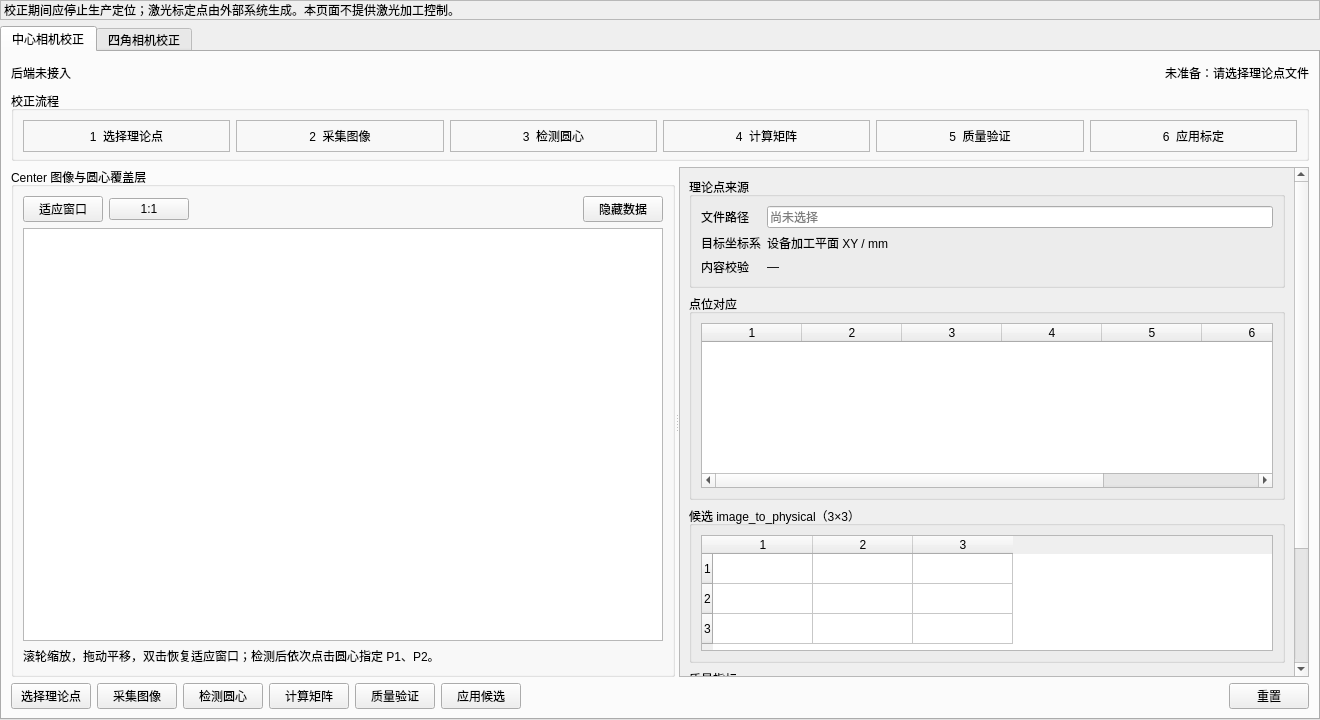
<?xml version="1.0" encoding="UTF-8"?>
<ui version="4.0">
 <class>CalibrationWorkspace</class>
 <widget class="QWidget" name="CalibrationWorkspace">
  <property name="geometry"><rect><x>0</x><y>0</y><width>1320</width><height>720</height></rect></property>
  <layout class="QVBoxLayout" name="workspaceLayout">
   <property name="leftMargin"><number>0</number></property>
   <property name="topMargin"><number>0</number></property>
   <property name="rightMargin"><number>0</number></property>
   <property name="bottomMargin"><number>0</number></property>
   <item>
    <widget class="QLabel" name="maintenanceHintLabel">
     <property name="text"><string>校正期间应停止生产定位；激光标定点由外部系统生成。本页面不提供激光加工控制。</string></property>
     <property name="wordWrap"><bool>true</bool></property>
     <property name="margin"><number>6</number></property>
     <property name="frameShape"><enum>QFrame::StyledPanel</enum></property>
     <property name="sizePolicy"><sizepolicy hsizetype="Preferred" vsizetype="Fixed"><horstretch>0</horstretch><verstretch>0</verstretch></sizepolicy></property>
     <property name="maximumSize"><size><width>16777215</width><height>42</height></size></property>
    </widget>
   </item>
   <item>
    <widget class="QTabWidget" name="calibrationModeTabs">
     <property name="currentIndex"><number>0</number></property>
     <widget class="QWidget" name="centerCalibrationPage">
      <attribute name="title"><string>中心相机校正</string></attribute>
      <layout class="QVBoxLayout" name="centerPageLayout">
       <item>
        <layout class="QHBoxLayout" name="centerStateLayout">
         <item><widget class="QLabel" name="centerBackendStateLabel"><property name="text"><string>后端未接入</string></property><property name="maximumSize"><size><width>16777215</width><height>24</height></size></property></widget></item>
         <item><spacer name="centerStateSpacer"><property name="orientation"><enum>Qt::Horizontal</enum></property><property name="sizeHint" stdset="0"><size><width>40</width><height>20</height></size></property></spacer></item>
         <item><widget class="QLabel" name="centerPageStateLabel"><property name="text"><string>未准备：请选择理论点文件</string></property><property name="alignment"><set>Qt::AlignRight|Qt::AlignTrailing|Qt::AlignVCenter</set></property><property name="maximumSize"><size><width>16777215</width><height>24</height></size></property></widget></item>
        </layout>
       </item>
       <item>
        <widget class="QGroupBox" name="centerFlowGroupBox">
         <property name="title"><string>校正流程</string></property>
         <property name="sizePolicy"><sizepolicy hsizetype="Preferred" vsizetype="Fixed"><horstretch>0</horstretch><verstretch>0</verstretch></sizepolicy></property>
         <property name="maximumSize"><size><width>16777215</width><height>70</height></size></property>
         <layout class="QHBoxLayout" name="centerFlowLayout">
          <item><widget class="QLabel" name="centerStep1Label"><property name="text"><string>1  选择理论点</string></property><property name="alignment"><set>Qt::AlignCenter</set></property><property name="frameShape"><enum>QFrame::StyledPanel</enum></property><property name="minimumSize"><size><width>110</width><height>32</height></size></property></widget></item>
          <item><widget class="QLabel" name="centerStep2Label"><property name="text"><string>2  采集图像</string></property><property name="alignment"><set>Qt::AlignCenter</set></property><property name="frameShape"><enum>QFrame::StyledPanel</enum></property><property name="minimumSize"><size><width>100</width><height>32</height></size></property></widget></item>
          <item><widget class="QLabel" name="centerStep3Label"><property name="text"><string>3  检测圆心</string></property><property name="alignment"><set>Qt::AlignCenter</set></property><property name="frameShape"><enum>QFrame::StyledPanel</enum></property><property name="minimumSize"><size><width>100</width><height>32</height></size></property></widget></item>
          <item><widget class="QLabel" name="centerStep4Label"><property name="text"><string>4  计算矩阵</string></property><property name="alignment"><set>Qt::AlignCenter</set></property><property name="frameShape"><enum>QFrame::StyledPanel</enum></property><property name="minimumSize"><size><width>100</width><height>32</height></size></property></widget></item>
          <item><widget class="QLabel" name="centerStep5Label"><property name="text"><string>5  质量验证</string></property><property name="alignment"><set>Qt::AlignCenter</set></property><property name="frameShape"><enum>QFrame::StyledPanel</enum></property><property name="minimumSize"><size><width>100</width><height>32</height></size></property></widget></item>
          <item><widget class="QLabel" name="centerStep6Label"><property name="text"><string>6  应用标定</string></property><property name="alignment"><set>Qt::AlignCenter</set></property><property name="frameShape"><enum>QFrame::StyledPanel</enum></property><property name="minimumSize"><size><width>100</width><height>32</height></size></property></widget></item>
         </layout>
        </widget>
       </item>
       <item>
        <widget class="QSplitter" name="centerCalibrationSplitter">
         <property name="orientation"><enum>Qt::Horizontal</enum></property>
         <widget class="QGroupBox" name="centerImageGroupBox">
          <property name="title"><string>Center 图像与圆心覆盖层</string></property>
          <property name="minimumSize"><size><width>520</width><height>0</height></size></property>
          <layout class="QVBoxLayout" name="centerImageLayout">
           <item>
            <layout class="QHBoxLayout" name="centerImageToolsLayout">
             <item><widget class="QPushButton" name="centerFitImageButton"><property name="text"><string>适应窗口</string></property></widget></item>
             <item><widget class="QPushButton" name="centerActualPixelsButton"><property name="text"><string>1:1</string></property></widget></item>
             <item><spacer name="centerImageToolsSpacer"><property name="orientation"><enum>Qt::Horizontal</enum></property><property name="sizeHint" stdset="0"><size><width>40</width><height>20</height></size></property></spacer></item>
             <item><widget class="QPushButton" name="centerToggleDataButton"><property name="text"><string>隐藏数据</string></property></widget></item>
            </layout>
           </item>
           <item><widget class="vision::app::CalibrationImageView" name="centerCalibrationImageView"/></item>
           <item><widget class="QLabel" name="centerImageHintLabel"><property name="text"><string>滚轮缩放，拖动平移，双击恢复适应窗口；检测后依次点击圆心指定 P1、P2。</string></property><property name="wordWrap"><bool>true</bool></property></widget></item>
          </layout>
         </widget>
         <widget class="QScrollArea" name="centerDataScrollArea">
          <property name="widgetResizable"><bool>true</bool></property>
          <property name="minimumSize"><size><width>360</width><height>0</height></size></property>
          <property name="sizeAdjustPolicy"><enum>QAbstractScrollArea::AdjustIgnored</enum></property>
          <widget class="QWidget" name="centerDataScrollContent">
           <property name="geometry"><rect><x>0</x><y>0</y><width>425</width><height>670</height></rect></property>
           <layout class="QVBoxLayout" name="centerDataLayout">
            <item>
             <widget class="QGroupBox" name="centerPointSourceGroupBox">
              <property name="title"><string>理论点来源</string></property>
              <layout class="QFormLayout" name="centerPointSourceForm">
               <item row="0" column="0"><widget class="QLabel" name="centerPointPathCaption"><property name="text"><string>文件路径</string></property></widget></item>
               <item row="0" column="1"><widget class="QLineEdit" name="centerPointPathLineEdit"><property name="readOnly"><bool>true</bool></property><property name="placeholderText"><string>尚未选择</string></property></widget></item>
               <item row="1" column="0"><widget class="QLabel" name="centerCoordinateSystemCaption"><property name="text"><string>目标坐标系</string></property></widget></item>
               <item row="1" column="1"><widget class="QLabel" name="centerCoordinateSystemValue"><property name="text"><string>设备加工平面 XY / mm</string></property></widget></item>
               <item row="2" column="0"><widget class="QLabel" name="centerPointValidationCaption"><property name="text"><string>内容校验</string></property></widget></item>
               <item row="2" column="1"><widget class="QLabel" name="centerPointValidationValue"><property name="text"><string>—</string></property></widget></item>
              </layout>
             </widget>
            </item>
            <item>
             <widget class="QGroupBox" name="centerPointTableGroupBox">
              <property name="title"><string>点位对应</string></property>
              <layout class="QVBoxLayout" name="centerPointTableLayout">
               <item><widget class="QTableWidget" name="centerPointTable"><property name="columnCount"><number>7</number></property><property name="rowCount"><number>0</number></property><property name="minimumSize"><size><width>0</width><height>165</height></size></property></widget></item>
              </layout>
             </widget>
            </item>
            <item>
             <widget class="QGroupBox" name="centerMatrixGroupBox">
              <property name="title"><string>候选 image_to_physical（3×3）</string></property>
              <layout class="QVBoxLayout" name="centerMatrixLayout">
               <item><widget class="QTableWidget" name="centerMatrixTable"><property name="columnCount"><number>3</number></property><property name="rowCount"><number>3</number></property><property name="minimumSize"><size><width>0</width><height>116</height></size></property><property name="maximumSize"><size><width>16777215</width><height>116</height></size></property></widget></item>
              </layout>
             </widget>
            </item>
            <item>
             <widget class="QGroupBox" name="centerQualityGroupBox">
              <property name="title"><string>质量指标</string></property>
              <layout class="QFormLayout" name="centerQualityForm">
               <item row="0" column="0"><widget class="QLabel" name="centerDetectedPointsCaption"><property name="text"><string>检测点数</string></property></widget></item><item row="0" column="1"><widget class="QLabel" name="centerDetectedPointsValue"><property name="text"><string>—</string></property></widget></item>
               <item row="1" column="0"><widget class="QLabel" name="centerRmsCaption"><property name="text"><string>RMS 误差</string></property></widget></item><item row="1" column="1"><widget class="QLabel" name="centerRmsValue"><property name="text"><string>—</string></property></widget></item>
               <item row="2" column="0"><widget class="QLabel" name="centerMaximumResidualCaption"><property name="text"><string>最大误差</string></property></widget></item><item row="2" column="1"><widget class="QLabel" name="centerMaximumResidualValue"><property name="text"><string>—</string></property></widget></item>
               <item row="3" column="0"><widget class="QLabel" name="centerValidationPointsCaption"><property name="text"><string>采用点数</string></property></widget></item><item row="3" column="1"><widget class="QLabel" name="centerValidationPointsValue"><property name="text"><string>—</string></property></widget></item>
               <item row="4" column="0"><widget class="QLabel" name="centerValidationResultCaption"><property name="text"><string>质量结论</string></property></widget></item><item row="4" column="1"><widget class="QLabel" name="centerValidationResultValue"><property name="text"><string>—</string></property></widget></item>
              </layout>
             </widget>
            </item>
            <item><spacer name="centerDataSpacer"><property name="orientation"><enum>Qt::Vertical</enum></property><property name="sizeHint" stdset="0"><size><width>20</width><height>20</height></size></property></spacer></item>
           </layout>
          </widget>
         </widget>
        </widget>
       </item>
       <item>
        <layout class="QHBoxLayout" name="centerActionsLayout">
         <item><widget class="QPushButton" name="centerChoosePointsButton"><property name="text"><string>选择理论点</string></property></widget></item>
         <item><widget class="QPushButton" name="centerCaptureButton"><property name="text"><string>采集图像</string></property></widget></item>
         <item><widget class="QPushButton" name="centerDetectButton"><property name="text"><string>检测圆心</string></property></widget></item>
         <item><widget class="QPushButton" name="centerSolveButton"><property name="text"><string>计算矩阵</string></property></widget></item>
         <item><widget class="QPushButton" name="centerVerifyButton"><property name="text"><string>质量验证</string></property></widget></item>
         <item><widget class="QPushButton" name="centerApplyButton"><property name="text"><string>应用候选</string></property></widget></item>
         <item><spacer name="centerActionSpacer"><property name="orientation"><enum>Qt::Horizontal</enum></property><property name="sizeHint" stdset="0"><size><width>40</width><height>20</height></size></property></spacer></item>
         <item><widget class="QPushButton" name="centerResetButton"><property name="text"><string>重置</string></property></widget></item>
        </layout>
       </item>
      </layout>
     </widget>

     <widget class="QWidget" name="cornerCalibrationPage">
      <attribute name="title"><string>四角相机校正</string></attribute>
      <layout class="QVBoxLayout" name="cornerPageLayout">
       <item>
        <layout class="QHBoxLayout" name="cornerStateLayout">
         <item><widget class="QLabel" name="cornerBackendStateLabel"><property name="text"><string>后端未接入</string></property><property name="maximumSize"><size><width>16777215</width><height>24</height></size></property></widget></item>
         <item><spacer name="cornerStateSpacer"><property name="orientation"><enum>Qt::Horizontal</enum></property><property name="sizeHint" stdset="0"><size><width>40</width><height>20</height></size></property></spacer></item>
         <item><widget class="QLabel" name="cornerPageStateLabel"><property name="text"><string>未准备：请选择理论点文件</string></property><property name="alignment"><set>Qt::AlignRight|Qt::AlignTrailing|Qt::AlignVCenter</set></property><property name="maximumSize"><size><width>16777215</width><height>24</height></size></property></widget></item>
        </layout>
       </item>
       <item>
        <widget class="QGroupBox" name="cornerFlowGroupBox">
         <property name="title"><string>校正流程</string></property>
         <property name="sizePolicy"><sizepolicy hsizetype="Preferred" vsizetype="Fixed"><horstretch>0</horstretch><verstretch>0</verstretch></sizepolicy></property>
         <property name="maximumSize"><size><width>16777215</width><height>70</height></size></property>
         <layout class="QHBoxLayout" name="cornerFlowLayout">
          <item><widget class="QLabel" name="cornerStep1Label"><property name="text"><string>1  选择理论点</string></property><property name="alignment"><set>Qt::AlignCenter</set></property><property name="frameShape"><enum>QFrame::StyledPanel</enum></property><property name="minimumSize"><size><width>110</width><height>32</height></size></property></widget></item>
          <item><widget class="QLabel" name="cornerStep2Label"><property name="text"><string>2  四路采集</string></property><property name="alignment"><set>Qt::AlignCenter</set></property><property name="frameShape"><enum>QFrame::StyledPanel</enum></property><property name="minimumSize"><size><width>100</width><height>32</height></size></property></widget></item>
          <item><widget class="QLabel" name="cornerStep3Label"><property name="text"><string>3  检测圆心</string></property><property name="alignment"><set>Qt::AlignCenter</set></property><property name="frameShape"><enum>QFrame::StyledPanel</enum></property><property name="minimumSize"><size><width>100</width><height>32</height></size></property></widget></item>
          <item><widget class="QLabel" name="cornerStep4Label"><property name="text"><string>4  计算四矩阵</string></property><property name="alignment"><set>Qt::AlignCenter</set></property><property name="frameShape"><enum>QFrame::StyledPanel</enum></property><property name="minimumSize"><size><width>110</width><height>32</height></size></property></widget></item>
          <item><widget class="QLabel" name="cornerStep5Label"><property name="text"><string>5  质量验证</string></property><property name="alignment"><set>Qt::AlignCenter</set></property><property name="frameShape"><enum>QFrame::StyledPanel</enum></property><property name="minimumSize"><size><width>110</width><height>32</height></size></property></widget></item>
          <item><widget class="QLabel" name="cornerStep6Label"><property name="text"><string>6  原子应用</string></property><property name="alignment"><set>Qt::AlignCenter</set></property><property name="frameShape"><enum>QFrame::StyledPanel</enum></property><property name="minimumSize"><size><width>100</width><height>32</height></size></property></widget></item>
         </layout>
        </widget>
       </item>
       <item>
        <widget class="QSplitter" name="cornerCalibrationSplitter">
         <property name="orientation"><enum>Qt::Horizontal</enum></property>
         <widget class="QWidget" name="cornerImagePanel">
          <property name="minimumSize"><size><width>620</width><height>0</height></size></property>
          <layout class="QVBoxLayout" name="cornerImagePanelLayout">
           <item>
            <layout class="QHBoxLayout" name="cornerImageToolsLayout">
             <item><widget class="QPushButton" name="cornerFitImagesButton"><property name="text"><string>全部适应</string></property></widget></item>
             <item><widget class="QPushButton" name="cornerActualPixelsButton"><property name="text"><string>全部 1:1</string></property></widget></item>
             <item><spacer name="cornerImageToolsSpacer"><property name="orientation"><enum>Qt::Horizontal</enum></property><property name="sizeHint" stdset="0"><size><width>40</width><height>20</height></size></property></spacer></item>
             <item><widget class="QPushButton" name="cornerToggleDataButton"><property name="text"><string>隐藏数据</string></property></widget></item>
            </layout>
           </item>
           <item>
            <layout class="QGridLayout" name="cornerImageGrid">
           <item row="0" column="0">
            <widget class="QGroupBox" name="topLeftCalibrationGroupBox">
             <property name="title"><string>TopLeft</string></property>
             <layout class="QVBoxLayout" name="topLeftCalibrationLayout">
              <item><widget class="vision::app::CalibrationImageView" name="topLeftCalibrationImageView"/></item>
              <item><layout class="QHBoxLayout" name="topLeftInfoLayout"><item><widget class="QLabel" name="topLeftSerialLabel"><property name="text"><string>序列号：—</string></property></widget></item><item><spacer name="topLeftInfoSpacer"><property name="orientation"><enum>Qt::Horizontal</enum></property><property name="sizeHint" stdset="0"><size><width>20</width><height>10</height></size></property></spacer></item><item><widget class="QLabel" name="topLeftPointCountLabel"><property name="text"><string>点数：—</string></property></widget></item></layout></item>
             </layout>
            </widget>
           </item>
           <item row="0" column="1">
            <widget class="QGroupBox" name="topRightCalibrationGroupBox">
             <property name="title"><string>TopRight</string></property>
             <layout class="QVBoxLayout" name="topRightCalibrationLayout">
              <item><widget class="vision::app::CalibrationImageView" name="topRightCalibrationImageView"/></item>
              <item><layout class="QHBoxLayout" name="topRightInfoLayout"><item><widget class="QLabel" name="topRightSerialLabel"><property name="text"><string>序列号：—</string></property></widget></item><item><spacer name="topRightInfoSpacer"><property name="orientation"><enum>Qt::Horizontal</enum></property><property name="sizeHint" stdset="0"><size><width>20</width><height>10</height></size></property></spacer></item><item><widget class="QLabel" name="topRightPointCountLabel"><property name="text"><string>点数：—</string></property></widget></item></layout></item>
             </layout>
            </widget>
           </item>
           <item row="1" column="0">
            <widget class="QGroupBox" name="bottomLeftCalibrationGroupBox">
             <property name="title"><string>BottomLeft</string></property>
             <layout class="QVBoxLayout" name="bottomLeftCalibrationLayout">
              <item><widget class="vision::app::CalibrationImageView" name="bottomLeftCalibrationImageView"/></item>
              <item><layout class="QHBoxLayout" name="bottomLeftInfoLayout"><item><widget class="QLabel" name="bottomLeftSerialLabel"><property name="text"><string>序列号：—</string></property></widget></item><item><spacer name="bottomLeftInfoSpacer"><property name="orientation"><enum>Qt::Horizontal</enum></property><property name="sizeHint" stdset="0"><size><width>20</width><height>10</height></size></property></spacer></item><item><widget class="QLabel" name="bottomLeftPointCountLabel"><property name="text"><string>点数：—</string></property></widget></item></layout></item>
             </layout>
            </widget>
           </item>
           <item row="1" column="1">
            <widget class="QGroupBox" name="bottomRightCalibrationGroupBox">
             <property name="title"><string>BottomRight</string></property>
             <layout class="QVBoxLayout" name="bottomRightCalibrationLayout">
              <item><widget class="vision::app::CalibrationImageView" name="bottomRightCalibrationImageView"/></item>
              <item><layout class="QHBoxLayout" name="bottomRightInfoLayout"><item><widget class="QLabel" name="bottomRightSerialLabel"><property name="text"><string>序列号：—</string></property></widget></item><item><spacer name="bottomRightInfoSpacer"><property name="orientation"><enum>Qt::Horizontal</enum></property><property name="sizeHint" stdset="0"><size><width>20</width><height>10</height></size></property></spacer></item><item><widget class="QLabel" name="bottomRightPointCountLabel"><property name="text"><string>点数：—</string></property></widget></item></layout></item>
             </layout>
            </widget>
           </item>
            </layout>
           </item>
          </layout>
         </widget>
         <widget class="QScrollArea" name="cornerDataScrollArea">
          <property name="widgetResizable"><bool>true</bool></property>
          <property name="minimumSize"><size><width>370</width><height>0</height></size></property>
          <property name="sizeAdjustPolicy"><enum>QAbstractScrollArea::AdjustIgnored</enum></property>
          <widget class="QWidget" name="cornerDataScrollContent">
           <property name="geometry"><rect><x>0</x><y>0</y><width>425</width><height>720</height></rect></property>
           <layout class="QVBoxLayout" name="cornerDataLayout">
            <item>
             <widget class="QGroupBox" name="cornerPointSourceGroupBox">
              <property name="title"><string>各相机理论点文件</string></property>
              <layout class="QFormLayout" name="cornerPointSourceForm">
               <item row="0" column="0"><widget class="QLabel" name="topLeftPointPathCaption"><property name="text"><string>TopLeft</string></property></widget></item>
               <item row="0" column="1"><layout class="QHBoxLayout" name="topLeftPointPathLayout"><item><widget class="QLineEdit" name="cornerPointPathLineEdit"><property name="readOnly"><bool>true</bool></property><property name="placeholderText"><string>尚未选择</string></property></widget></item><item><widget class="QPushButton" name="topLeftChoosePointsButton"><property name="text"><string>选择</string></property></widget></item></layout></item>
               <item row="1" column="0"><widget class="QLabel" name="topRightPointPathCaption"><property name="text"><string>TopRight</string></property></widget></item>
               <item row="1" column="1"><layout class="QHBoxLayout" name="topRightPointPathLayout"><item><widget class="QLineEdit" name="topRightPointPathLineEdit"><property name="readOnly"><bool>true</bool></property><property name="placeholderText"><string>尚未选择</string></property></widget></item><item><widget class="QPushButton" name="topRightChoosePointsButton"><property name="text"><string>选择</string></property></widget></item></layout></item>
               <item row="2" column="0"><widget class="QLabel" name="bottomRightPointPathCaption"><property name="text"><string>BottomRight</string></property></widget></item>
               <item row="2" column="1"><layout class="QHBoxLayout" name="bottomRightPointPathLayout"><item><widget class="QLineEdit" name="bottomRightPointPathLineEdit"><property name="readOnly"><bool>true</bool></property><property name="placeholderText"><string>尚未选择</string></property></widget></item><item><widget class="QPushButton" name="bottomRightChoosePointsButton"><property name="text"><string>选择</string></property></widget></item></layout></item>
               <item row="3" column="0"><widget class="QLabel" name="bottomLeftPointPathCaption"><property name="text"><string>BottomLeft</string></property></widget></item>
               <item row="3" column="1"><layout class="QHBoxLayout" name="bottomLeftPointPathLayout"><item><widget class="QLineEdit" name="bottomLeftPointPathLineEdit"><property name="readOnly"><bool>true</bool></property><property name="placeholderText"><string>尚未选择</string></property></widget></item><item><widget class="QPushButton" name="bottomLeftChoosePointsButton"><property name="text"><string>选择</string></property></widget></item></layout></item>
               <item row="4" column="0"><widget class="QLabel" name="cornerCoordinateSystemCaption"><property name="text"><string>统一坐标系</string></property></widget></item>
               <item row="4" column="1"><widget class="QLabel" name="cornerCoordinateSystemValue"><property name="text"><string>设备加工平面 XY / mm</string></property></widget></item>
               <item row="5" column="0"><widget class="QLabel" name="cornerRoleMappingCaption"><property name="text"><string>点集映射</string></property></widget></item>
               <item row="5" column="1"><widget class="QLabel" name="cornerRoleMappingValue"><property name="text"><string>文件按相机角色独立绑定，行顺序为 P1～PN</string></property><property name="wordWrap"><bool>true</bool></property></widget></item>
               <item row="6" column="0"><widget class="QLabel" name="cornerPointValidationCaption"><property name="text"><string>内容校验</string></property></widget></item>
               <item row="6" column="1"><widget class="QLabel" name="cornerPointValidationValue"><property name="text"><string>—</string></property></widget></item>
              </layout>
             </widget>
            </item>
            <item>
             <widget class="QGroupBox" name="cornerQualityGroupBox">
              <property name="title"><string>四路质量汇总</string></property>
              <layout class="QVBoxLayout" name="cornerQualityLayout">
               <item><widget class="QTableWidget" name="cornerQualityTable"><property name="columnCount"><number>5</number></property><property name="rowCount"><number>4</number></property><property name="minimumSize"><size><width>0</width><height>165</height></size></property></widget></item>
              </layout>
             </widget>
            </item>
            <item>
             <widget class="QGroupBox" name="cornerConsistencyGroupBox">
              <property name="title"><string>四路完整性检查</string></property>
              <layout class="QFormLayout" name="cornerConsistencyForm">
               <item row="0" column="0"><widget class="QLabel" name="cornerCommonReferenceCaption"><property name="text"><string>角色文件</string></property></widget></item><item row="0" column="1"><widget class="QLabel" name="cornerCommonReferenceValue"><property name="text"><string>—</string></property></widget></item>
               <item row="1" column="0"><widget class="QLabel" name="cornerRoleMatchCaption"><property name="text"><string>角色/序列号</string></property></widget></item><item row="1" column="1"><widget class="QLabel" name="cornerRoleMatchValue"><property name="text"><string>—</string></property></widget></item>
               <item row="2" column="0"><widget class="QLabel" name="cornerAxisConsistencyCaption"><property name="text"><string>坐标方向</string></property></widget></item><item row="2" column="1"><widget class="QLabel" name="cornerAxisConsistencyValue"><property name="text"><string>—</string></property></widget></item>
               <item row="3" column="0"><widget class="QLabel" name="cornerCandidateCompletenessCaption"><property name="text"><string>候选完整性</string></property></widget></item><item row="3" column="1"><widget class="QLabel" name="cornerCandidateCompletenessValue"><property name="text"><string>—</string></property></widget></item>
              </layout>
             </widget>
            </item>
            <item>
             <widget class="QGroupBox" name="cornerCandidateGroupBox">
              <property name="title"><string>四份候选矩阵</string></property>
              <layout class="QVBoxLayout" name="cornerCandidateLayout">
               <item><widget class="QTableWidget" name="cornerCandidateTable"><property name="columnCount"><number>3</number></property><property name="rowCount"><number>4</number></property><property name="minimumSize"><size><width>0</width><height>150</height></size></property></widget></item>
              </layout>
             </widget>
            </item>
            <item><widget class="QLabel" name="cornerAtomicApplyLabel"><property name="text"><string>原子应用：四份矩阵必须全部验证通过后一起应用；任何一路失败时禁止局部生效。</string></property><property name="wordWrap"><bool>true</bool></property><property name="frameShape"><enum>QFrame::StyledPanel</enum></property><property name="margin"><number>6</number></property></widget></item>
            <item><spacer name="cornerDataSpacer"><property name="orientation"><enum>Qt::Vertical</enum></property><property name="sizeHint" stdset="0"><size><width>20</width><height>20</height></size></property></spacer></item>
           </layout>
          </widget>
         </widget>
        </widget>
       </item>
       <item>
        <layout class="QHBoxLayout" name="cornerActionsLayout">
         <item><widget class="QPushButton" name="cornerCaptureButton"><property name="text"><string>四路采集</string></property></widget></item>
         <item><widget class="QPushButton" name="cornerDetectButton"><property name="text"><string>检测圆心</string></property></widget></item>
         <item><widget class="QPushButton" name="cornerSolveButton"><property name="text"><string>计算四矩阵</string></property></widget></item>
         <item><widget class="QPushButton" name="cornerVerifyButton"><property name="text"><string>质量验证</string></property></widget></item>
         <item><widget class="QPushButton" name="cornerApplyButton"><property name="text"><string>原子应用</string></property></widget></item>
         <item><spacer name="cornerActionSpacer"><property name="orientation"><enum>Qt::Horizontal</enum></property><property name="sizeHint" stdset="0"><size><width>40</width><height>20</height></size></property></spacer></item>
         <item><widget class="QPushButton" name="cornerResetButton"><property name="text"><string>重置</string></property></widget></item>
        </layout>
       </item>
      </layout>
     </widget>
    </widget>
   </item>
  </layout>
 </widget>
 <customwidgets>
  <customwidget><class>vision::app::CalibrationImageView</class><extends>QGraphicsView</extends><header>CalibrationImageView.h</header></customwidget>
 </customwidgets>
 <resources/>
 <connections/>
</ui>
